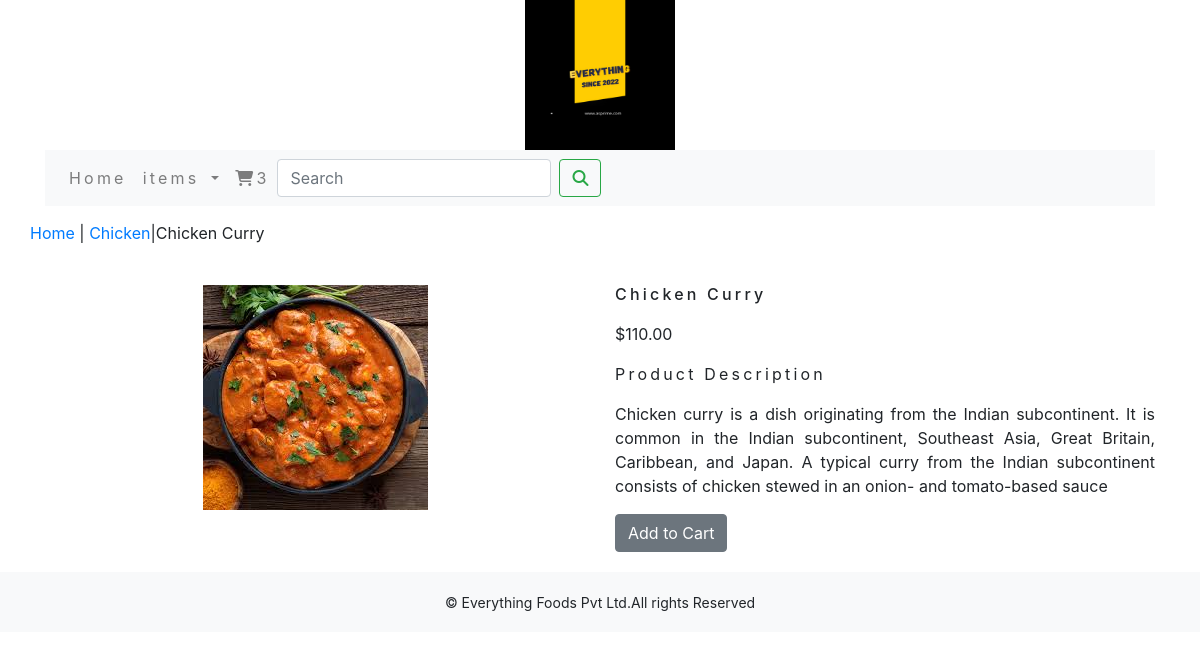
The app's page /foodapp/Chicken/chicken-curry/ with its own data.
### foodapp/models.py (models this page shows, shortened)
class Product(models.Model):
    name = models.CharField(max_length=250, unique=True)
    slug = models.SlugField(max_length=250, unique=True)
    description = models.TextField(blank=True)
    price=models.DecimalField(max_digits=10,decimal_places=2)
    category=models.ForeignKey(Category,on_delete=models.CASCADE)
    image = models.ImageField(upload_to='product', blank=True)
    stock=models.IntegerField()
    available=models.BooleanField(default=True)
    created=models.DateTimeField(auto_now_add=True)
    updated=models.DateTimeField(auto_now=True)
    class Meta:
        ordering = ('name',)
        verbose_name = 'product'
        verbose_name_plural = 'products'

class Category(models.Model):
    name=models.CharField(max_length=250,unique=True)
    slug=models.SlugField(max_length=250,unique=True)
    description=models.TextField(blank=True)
    image=models.ImageField(upload_to='category',blank=True)
    class Meta:
        ordering=('name',)
        verbose_name='category'
        verbose_name_plural='categories'
    def get_url(self):
        return reverse('foodapp:products_by_category',args=[self.slug])
    def __str__(self):
        return '{}'.format(self.name)

### foodapp/views.py (the view)
# urls.py: path('<slug:c_slug>/<slug:product_slug>/', views.proDetail, name='prodCatdetail'),
def proDetail(request,c_slug,product_slug):
    try:
        product=Product.objects.get(category__slug=c_slug,slug=product_slug)
    except Exception as e:
        raise e
    return render(request,'product.html',{'product':product})

### cart/context_processors.py (called while the page is built)
def counter(request):
    item_count = 0;
    if 'admin' in request.path:
        return {}
    else:
        try:
            cart=Cart.objects.filter(cart_id=_cart_id(request))
            cart_items=CartItem.objects.all().filter(cart=cart[:1])
            for cart_item in cart_items:
                item_count += cart_item.quantity
        except Cart.DoesNotExist:
            item_count = 0
    return dict(item_count=item_count)

### cart/views.py (called while the page is built)
def _cart_id(request):
    cart=request.session.session_key
    if not cart:
        cart=request.session.create()
    return cart

### foodapp/context_processors.py (called while the page is built)
def menu_links(request):
    links=Category.objects.all()
    return dict(links=links)

### templates/product.html (shortened to what this page needs)
{% extends 'base.html' %}
{% load static %}
{% block content %}
<div class="row my_product_row_class">
  <div class=mx_auto">
      <p><a href="{ url 'foodapp:allProdCat' %}">Home</a> | <a href="{{product.category.get_url}}">{{product.category}}</a>|{{product.name}} </p>
  </div>
<div class="container">
<br>
<div class="row">
  <div class="col-12 col-sm-12 col-md-12 col-lg-6 text-center">
    <div style="min-width:18rem">
      <img src="{{product.image.url}}" alt="{{product.name}}">
    </div>
  </div>
    <div class="col-12 col-sm-12 col-md-12 col-lg-6">
        <div>
          <h1 class="my_prod_title">{{product.name}}</h1>
          <p>${{product.price}}</p>
          <p class="my_title">Product Description</p>
          <p class="text-justify my_prod_text">{{product.description}}</p>
          {% if product.stock <= 0 %}
          <p class="text-justify my_prod_text">Out of Stock</p>
          {% else %}
            <a class="btn btn-secondary" href ="{% url 'cart:add_cart' product.id %}"> Add to Cart</a>
          {% endif %}
    </div>
  </div>
</div>
</div>
</div>
{% endblock %}

### static/css/custom.css (style rules this page uses)
body { font-family: 'Roboto', sans-serif; }
.my_title { font-size;16px; text_transform:uppercase; letter-spacing:.2em; }
.my_product_row_class { padding-top:15px; padding-bottom:20px; }
.my_prod_title { font-size:16px; text_transform:uppercase; letter-spacing:.2em; padding-bottom:10px; }
.my_prod_text { padding-right }

### records on screen
Product: category "Chicken", name "Chicken Curry", image (picture), price "110.00", description "Chicken curry is a dish originating from the Indian subcontinent. It is common in the Indian subcontinent, Southeast Asia, Great Britain, Caribbean, and Japan. A typical curry from the Indian subcontinent consists of chicken stewed in an onion- and tomato-based sauce"

### other values on screen
{{ item_count }} "3"
